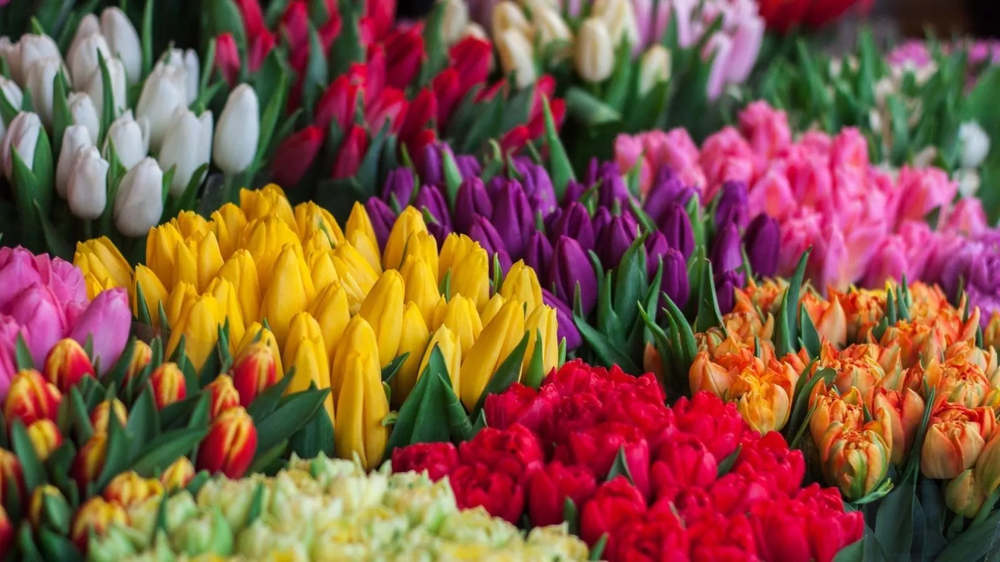
#> input picture Projects/Class_8/image.png, 1000 x 562 px, shrunk from 1600 x 900 before the run
$ python main.py
#> lines starting #> are read from the running program, lines starting #| are printed output that depends on the picture; after the words box and inside, x2 and y2 are one past the last pixel; in counts of white or black regions, pixels touching at a corner belong together
import cv2
import matplotlib.pyplot as plt

image_path = 'image.png'
image = cv2.imread(image_path)
#> image is the input picture: shape (562, 1000, 3); mean B, G, R 66.3, 85.6, 132.8

image_rgb = cv2.cvtColor(image, cv2.COLOR_BGR2RGB)

height, width, _ = image_rgb.shape
#> height = 562; width = 1000

rect1_width, rect1_height = 150, 150
top_left1 = (20, 20)
bottom_right1 = (top_left1[0] + rect1_width, top_left1[1] + rect1_height)
cv2.rectangle(image_rgb, top_left1, bottom_right1, (0, 255, 255), 3)

rect2_width, rect2_height = 150, 150
top_left2 = (width - 170, height - 170)
#> top_left2 = (830, 392)
bottom_right2 = (top_left2[0] + rect2_width, top_left2[1] + rect2_height)
#> bottom_right2 = (980, 542)
cv2.rectangle(image_rgb, top_left2, bottom_right2, (0, 255, 255), 3)


center1_x = top_left1[0] + rect1_width // 2
center1_y = top_left1[1] + rect1_height // 2
center2_x = top_left2[0] + rect2_width // 2
#> center2_x = 905
center2_y = top_left2[1] + rect2_height // 2
#> center2_y = 467
cv2.circle(image_rgb, (center1_x, center1_y), 15, (0, 255, 0), -1)
cv2.circle(image_rgb, (center2_x, center2_y), 15, (0, 255, 0), -1)

cv2.line(image_rgb, (center1_x, center1_y), (center2_x, center2_y), (0, 255, 0), 3)

font = cv2.FONT_HERSHEY_SIMPLEX
cv2.putText(image_rgb, 'Region 1', (top_left1[0], top_left1[1] - 10), font, 0.7, (255, 255, 255), 2, cv2.LINE_AA)
cv2.putText(image_rgb, 'Region 2', (top_left2[0], top_left2[1] - 10), font, 0.7, (255, 255, 255), 2, cv2.LINE_AA)
cv2.putText(image_rgb, 'Center 1', (top_left1[0], top_left1[1] - 10), font, 0.7, (0, 255, 0), 2, cv2.LINE_AA)
cv2.putText(image_rgb, 'Center 2', (top_left2[0], top_left2[1] - 10), font, 0.7, (0, 255, 0), 2, cv2.LINE_AA)

arrow_start = (width - 50, 20)
#> arrow_start = (950, 20)
arrow_end = (width - 50, height - 20)
#> arrow_end = (950, 542)

cv2.arrowedLine(image_rgb, arrow_start, arrow_end, (255, 255, 0), 3, tipLength=0.05)
cv2.arrowedLine(image_rgb, arrow_end, arrow_start, (255, 255, 0), 3, tipLength=0.05)
#> image_rgb: shape (562, 1000, 3); mean R, G, B 130.8, 90.4, 67.3

height_label_position = (arrow_start[0] - 150, (arrow_start[1] + arrow_end[1]) // 2)
#> height_label_position = (800, 281)
cv2.putText(image_rgb, f'Height: {height}px', height_label_position, font, 0.8, (255, 255, 0), 2, cv2.LINE_AA)
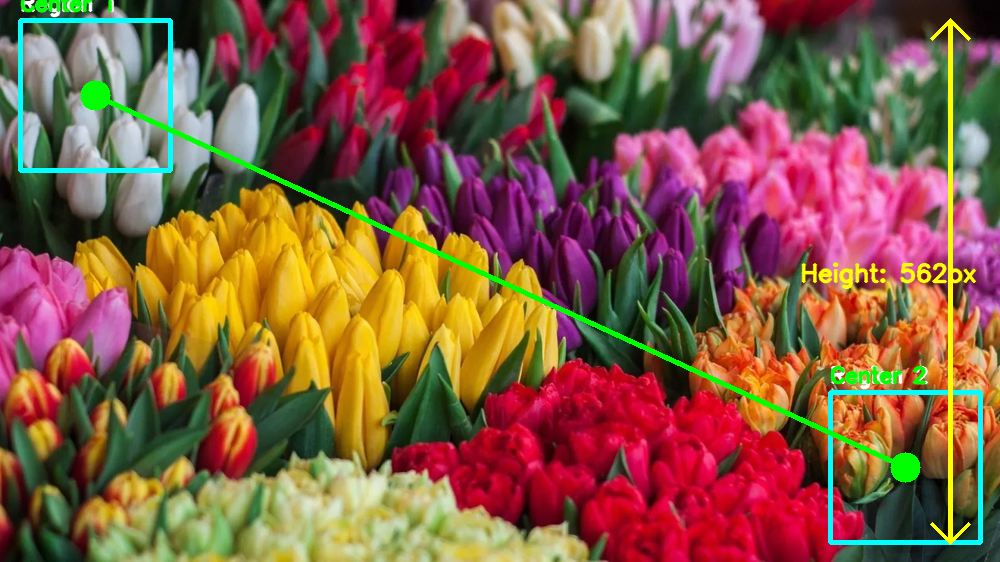
#> image_rgb: shape (562, 1000, 3); mean R, G, B 131.1, 90.9, 67


cv2.circle(image_rgb, (width // 2, height // 2), 250, (0, 250, 0), -1)
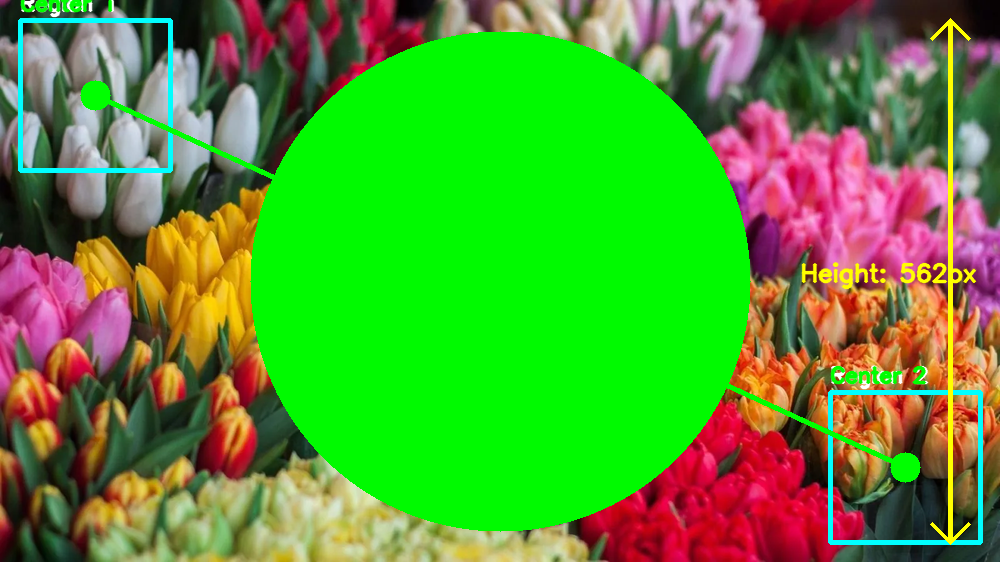
#> image_rgb: shape (562, 1000, 3); mean R, G, B 85.8, 151.4, 49.9
cv2.circle(image_rgb, (width // 2, height // 2), 100, (100, 100, 0, 0.5), -1)
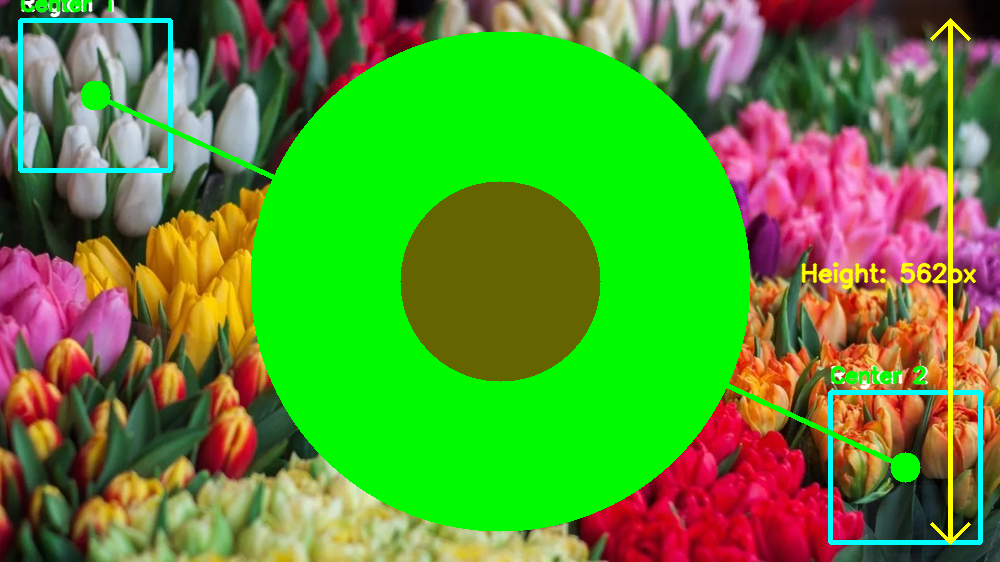
#> image_rgb: shape (562, 1000, 3); 5.59% of pixels changed, all inside (x1, y1, x2, y2) = (400, 181, 601, 382)


plt.figure(figsize=(12, 8))
plt.imshow(image_rgb)
plt.title("Annotated Image with Regions, Centers, and Bi-Directional Height Arrows")
plt.axis('off')
plt.show()
